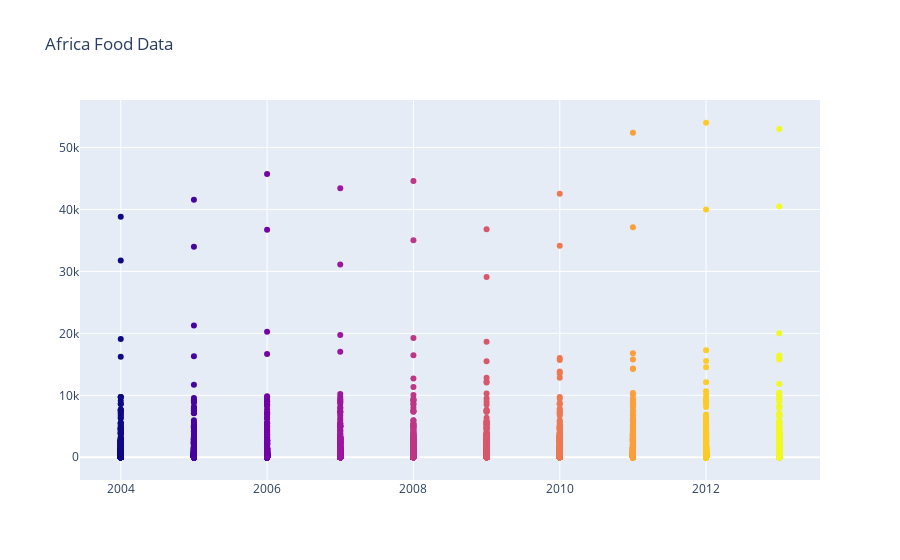

The cell this chart's notebook holds for it:
### Markdown cell above
# Data labels on labels

### Code cell
import plotly.graph_objects as go
data=prod
fig = go.Figure(data=go.Scatter(x=prod['Year'],
                               y=prod['Value'],
                               mode = 'markers',
                               marker_color=prod['Year'],
                               text=prod["Country"]))

fig.update_layout(title='Africa Food Data')
fig.show()

### Figure 1 — Plotly figure (JSON) as saved in the notebook; plotly's stock layout.template omitted (floating-point values rounded to 4 significant figures; data arrays with more than 128 entries replaced by an {"elided": "..."} marker saying what was removed)
{"data": [{"marker": {"color": {"elided": "23110 int values"}}, "mode": "markers", "text": {"elided": "23110 str values"}, "type": "scatter", "x": {"elided": "23110 int values"}, "y": {"elided": "23110 int values"}}], "layout": {"title": {"text": "Africa Food Data"}}}
